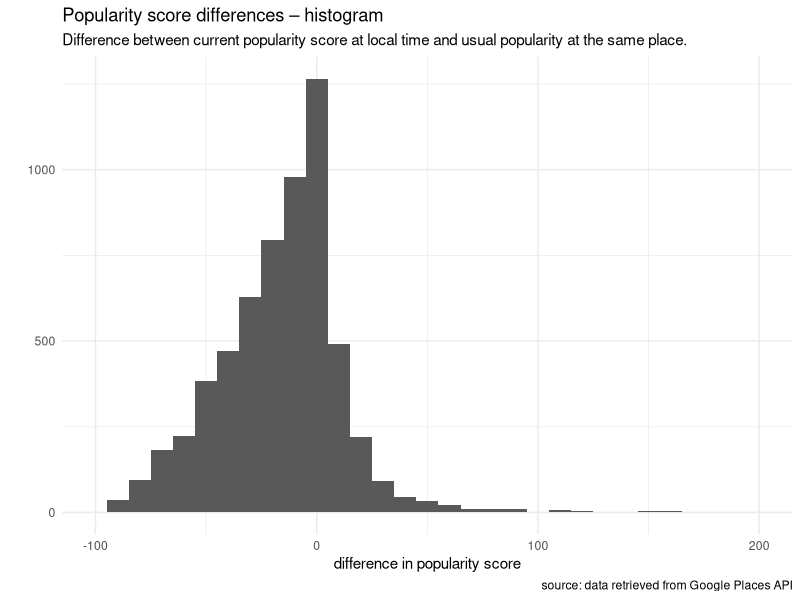
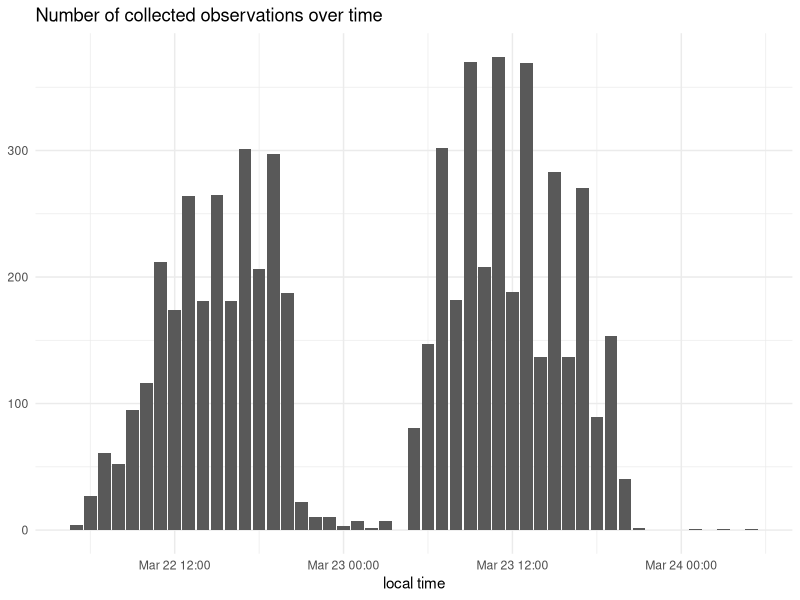
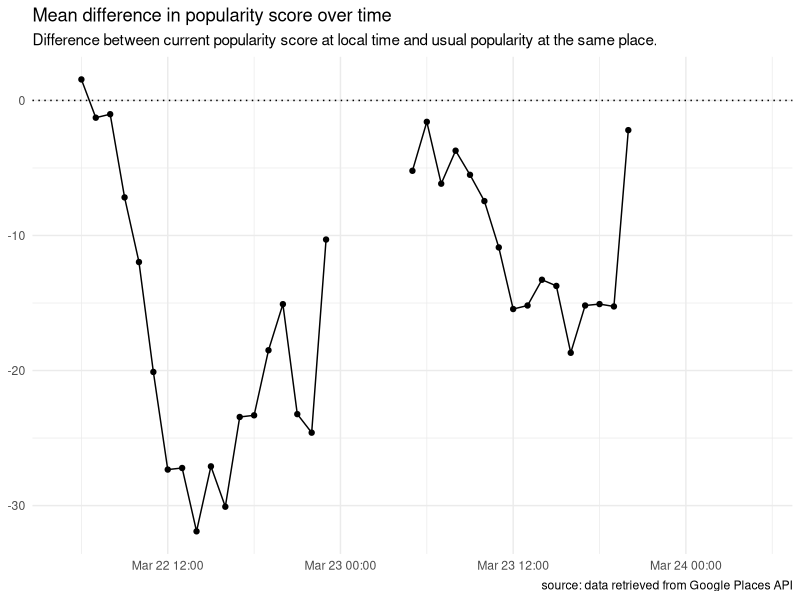
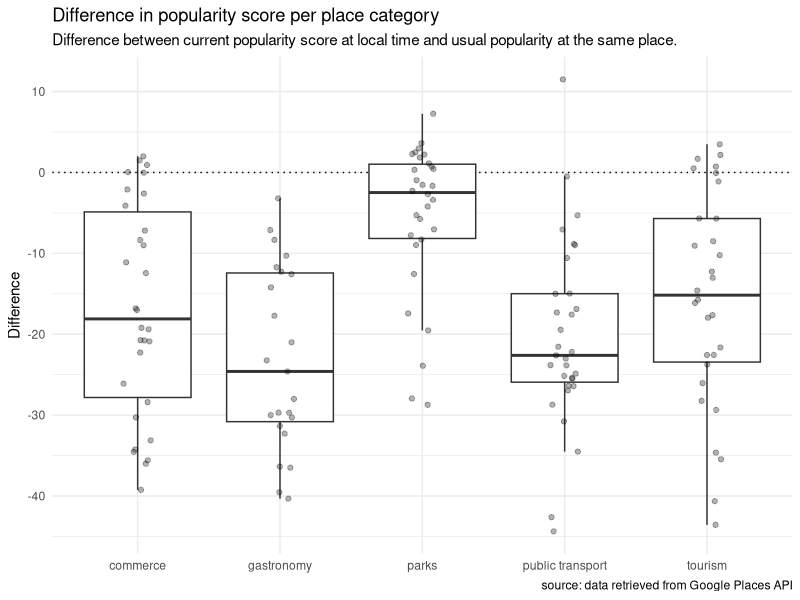
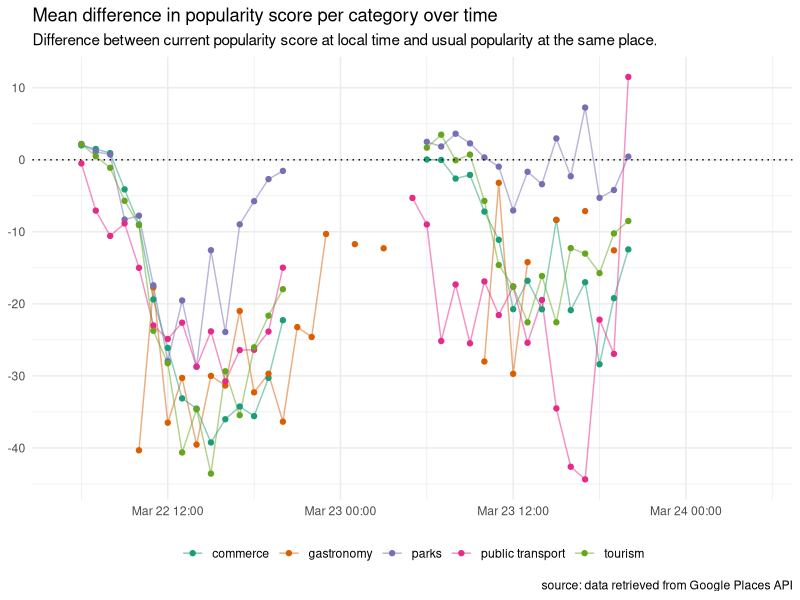
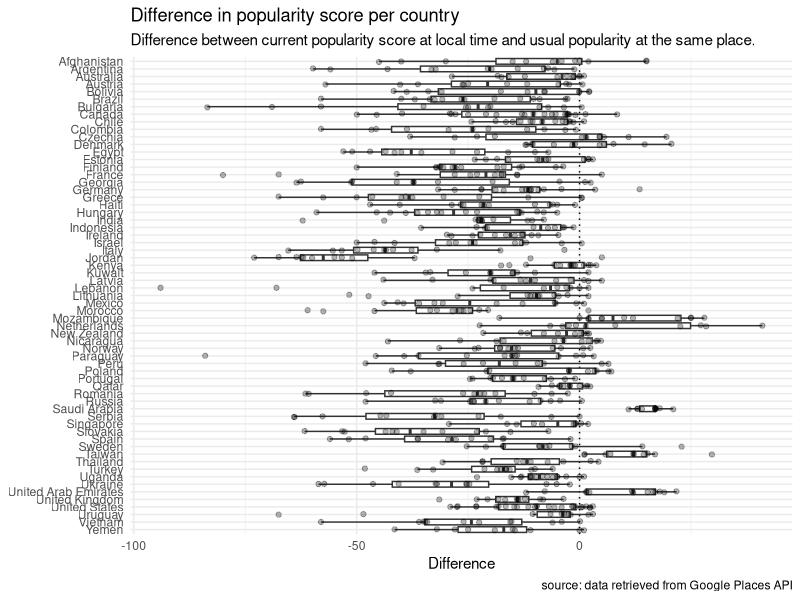
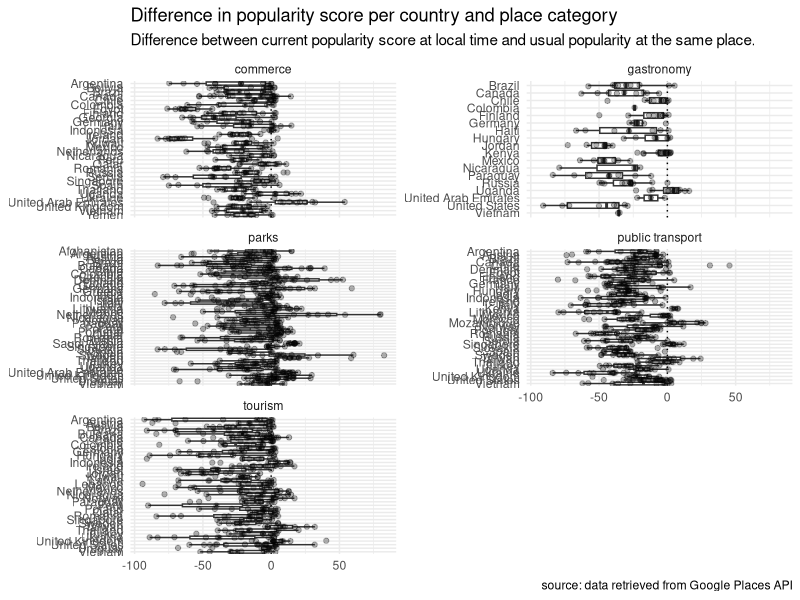
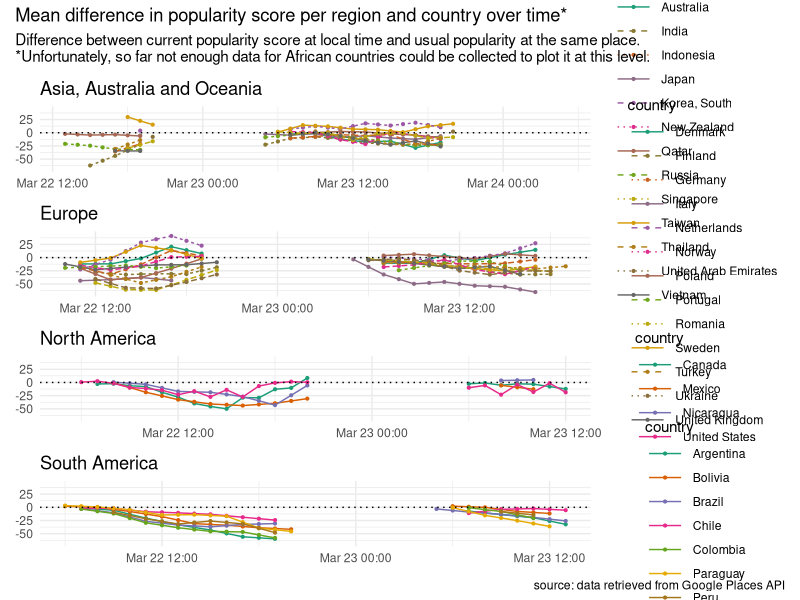

Here is the R script that generated these plots, in order:
## ---- chunk 1
knitr::opts_chunk$set(echo = TRUE)
## ---- chunk 2
library(dplyr)
library(ggplot2)
library(lubridate)
library(patchwork)
library(RColorBrewer)
## ---- chunk 3
poi <- read.csv('../data/places_of_interest_tz.csv', stringsAsFactors = FALSE)
head(poi)
## ---- chunk 4
regions <- read.csv('../data/regions.csv', stringsAsFactors = FALSE)
poi <- left_join(poi, regions, by = 'country')
stopifnot(sum(is.na(poi$region)) == 0)

query_categ <- read.csv('../data/query_categories.csv', stringsAsFactors = FALSE)
poi <- left_join(poi, query_categ, by = 'query')
stopifnot(sum(is.na(poi$category)) == 0)

head(poi)
## ---- chunk 5
poptime <- read.csv('../data/popularity.csv', stringsAsFactors = FALSE)
head(poptime)
## ---- chunk 6
pop <- left_join(poptime, poi, by = 'place_id')
stopifnot(sum(is.na(pop$name)) == 0)
head(pop)
## ---- chunk 7
pop$local_time <- ymd_h(paste(pop$local_date, pop$local_hour))
select(pop, local_date, local_hour, local_time) %>% sample_n(20)
## ---- chunk 8
pop$pop_diff <- pop$current_pop - pop$usual_pop

# reduced dataset:
popsm <- select(pop, region, country, city, category, query, name, local_time, pop_diff)
head(popsm)
## ---- chunk 9
plot_subtitle <- 'Difference between current popularity score at local time and usual popularity at the same place.'
plot_caption <- 'source: data retrieved from Google Places API'
## ---- chunk 10
c(mean(popsm$pop_diff), sd(popsm$pop_diff), median(popsm$pop_diff))
## ---- chunk 11
qplot(popsm$pop_diff, binwidth = 10) +
    scale_x_continuous(limits = c(-100, 200)) +
    xlab('difference in popularity score') +
    labs(title = 'Popularity score differences – histogram',
         subtitle = plot_subtitle,
         caption = plot_caption) +
    theme_minimal()
## ---- chunk 12
popglob <- group_by(popsm, local_time) %>% summarise(diff_mean = mean(pop_diff), diff_sd = sd(pop_diff), n = n())
head(popglob)
## ---- chunk 13
qplot(popglob$local_time, popglob$n, geom = 'col') +
    xlab('local time') +
    ggtitle('Number of collected observations over time') +
    theme_minimal() + theme(axis.title.y = element_blank())
## ---- chunk 14
# set values with very few observations to NA to produce gaps in plot
low_obs_to_NA <- function(df, col, thresh) {
    df[[col]] <- ifelse(df$n < thresh, NA, df[[col]])
    df
}

popglob <- low_obs_to_NA(popglob, 'diff_mean', thresh = 10)
head(popglob)
## ---- chunk 15
ggplot(popglob, aes(x = local_time, y = diff_mean)) +
    geom_line(linetype = 1) +
    geom_point() +
    geom_hline(yintercept = 0, linetype = 3) +
    xlab(NULL) + ylab(NULL) +
    labs(title = 'Mean difference in popularity score over time',
         subtitle = plot_subtitle,
         caption = plot_caption) +
    theme_minimal()
## ---- chunk 16
poplocality <- group_by(popsm, local_time, category) %>%
    summarise(diff_mean = mean(pop_diff), diff_sd = sd(pop_diff), n = n()) %>%
    ungroup() %>%
    arrange(local_time, category)
poplocality <- low_obs_to_NA(poplocality, 'diff_mean', thresh = 5)
head(poplocality)
## ---- chunk 17
ggplot(filter(poplocality, !is.na(diff_mean)), aes(x = category, y = diff_mean)) +
    geom_hline(yintercept = 0, linetype = 3) +
    geom_boxplot(outlier.shape = NA) +
    geom_jitter(width = 0.1, alpha = 0.3) +
    xlab(NULL) +
    ylab('Difference') +
    labs(title = 'Difference in popularity score per place category',
         subtitle = plot_subtitle,
         caption = plot_caption) +
    theme_minimal()
## ---- chunk 18
fill_time_gaps <- function(grp, group_var, y_var) {
    grp <- select(grp, local_time, group_var, y_var)
    time_range <- range(grp$local_time)
    time_seq <- seq(time_range[1], time_range[2], by = 'hour')
    time_fill <- time_seq[!(time_seq %in% grp$local_time)]
    if (length(time_fill) > 0) {
        filldf <- data.frame(local_time = time_fill,
                             diff_mean = NA,
                             stringsAsFactors = FALSE)
        filldf[[group_var]] <- rep(unique(pull(grp, group_var)), times = length(time_fill))
        bind_rows(grp, filldf)
    } else {
        grp
    }
}

poplocality <- group_by(poplocality, category) %>%
    do(fill_time_gaps(., group_var = 'category', y_var = 'diff_mean')) %>%
    arrange(local_time, category) %>%
    ungroup()
## ---- chunk 19
ggplot(poplocality, aes(x = local_time, y = diff_mean, color = category)) +
    geom_line(linetype = 1, alpha = 0.5) +
    geom_point() +
    geom_hline(yintercept = 0, linetype = 3) +
    scale_color_brewer(palette = 'Dark2') +
    xlab(NULL) + ylab(NULL) +
    labs(title = 'Mean difference in popularity score per category over time',
         subtitle = plot_subtitle,
         caption = plot_caption) +
    theme_minimal() + theme(legend.title = element_blank(), legend.position = 'bottom')
## ---- chunk 20
popcountry <- group_by(popsm, local_time, region, country) %>%
    summarise(diff_mean = mean(pop_diff), diff_sd = sd(pop_diff), n = n()) %>%
    ungroup()
head(popcountry)
## ---- chunk 21
min_n_obs_countries <- count(popcountry, country) %>%
    filter(n >= 10) %>%
    pull(country)
popcountry_filt <- filter(popcountry, country %in% min_n_obs_countries)

ggplot(popcountry_filt, aes(x = country, y = diff_mean)) +
    geom_hline(yintercept = 0, linetype = 3) +
    geom_boxplot(outlier.shape = NA) +
    geom_jitter(width = 0.1, alpha = 0.3) +
    scale_x_discrete(limits = rev(sort(unique(popcountry_filt$country)))) +
    coord_flip() + 
    xlab(NULL) +
    ylab('Difference') +
    labs(title = 'Difference in popularity score per country',
         subtitle = plot_subtitle,
         caption = plot_caption) +
    theme_minimal()
## ---- chunk 22
popcountry_cats <- group_by(popsm, local_time, country, category) %>%
    summarise(diff_mean = mean(pop_diff), diff_sd = sd(pop_diff), n = n()) %>%
    ungroup()
head(popcountry_cats)
## ---- chunk 23
min_n_obs_countries <- count(popcountry_cats, country, category) %>%
    filter(n >= 10) %>%
    pull(country)
popcountry_cats_filt <- filter(popcountry_cats, country %in% min_n_obs_countries)
head(popcountry_cats_filt)
## ---- chunk 24
ggplot(popcountry_cats_filt, aes(x = reorder(country, desc(country)), y = diff_mean)) +
    geom_hline(yintercept = 0, linetype = 3) +
    geom_boxplot(outlier.shape = NA) +
    geom_jitter(width = 0.1, height = 0.2, alpha = 0.3) +
    coord_flip() +
    facet_wrap(~ category, ncol = 2, scales = 'free_y') +
    xlab(NULL) +
    ylab(NULL) +
    labs(title = 'Difference in popularity score per country and place category',
         subtitle = plot_subtitle,
         caption = plot_caption) +
    theme_minimal()
## ---- chunk 25
popcountry_ts <- low_obs_to_NA(popcountry, 'diff_mean', thresh = 5)
head(popcountry_ts)
## ---- chunk 26
regplots <- list()
yminmax <- range(popcountry_ts$diff_mean, na.rm = TRUE)

for (reg in sort(unique(popcountry_ts$region))) {
    regdata <- filter(popcountry_ts, region == reg)
    no_obs_countries <- group_by(regdata, country) %>%
        summarise(n_not_NA = sum(!is.na(diff_mean))) %>%
        filter(n_not_NA == 0) %>%
        pull(country)
    regdata <- filter(regdata, !(country %in% no_obs_countries))

    regdata <- group_by(regdata, country) %>%
        do(fill_time_gaps(., group_var = 'country', y_var = 'diff_mean')) %>%
        arrange(local_time, country) %>%
        ungroup()
    
    # linearly approx. gaps of max. two NA values
    regdata <- group_by(regdata, country) %>%
        do(data.frame(local_time = .$local_time,
                      country = .$country,
                      diff_mean = zoo::na.approx(.$diff_mean, maxgap = 3, na.rm = FALSE)))

    regcountries <- sort(unique(regdata$country))
    n_countries <- length(regcountries)
    
    if (n_countries > 8) {
        country_colors <- colorRampPalette(brewer.pal(name = 'Dark2', n = 8))(n_countries)
        country_linetypes <- data.frame(
            country = regcountries,
            linetype = as.factor(rep(1:3, times = ceiling(n_countries / 3))[1:n_countries])
        )
        regdata <- left_join(regdata, country_linetypes, by = 'country')
        line_mapping <- aes(linetype = linetype)
        line_guide_override <- list(linetype = as.integer(country_linetypes$linetype))
    } else {
        country_colors <- brewer.pal(name = 'Dark2', n = max(3, n_countries))
        line_mapping <- NULL
        line_guide_override <- list()
    }
    
    if (sum(!is.na(regdata$diff_mean)) >= length(unique(regdata$local_time))) {
        p <- ggplot(regdata, aes(x = local_time, y = diff_mean, color = country)) +
                geom_line(line_mapping) +
                geom_point(size = 0.75) +
                geom_hline(yintercept = 0, linetype = 3) +
                scale_color_manual(values = country_colors,
                                   guide = guide_legend(
                                       override.aes = line_guide_override,
                                       keywidth = 2
                                   )) +
                scale_y_continuous(limits = yminmax + c(-3, 3)) +
                scale_linetype(guide = FALSE) +
                ggtitle(reg) +
                xlab(NULL) + ylab(NULL) +
                theme_minimal()
        regplots[[reg]] <- p
    }
}

wrap_plots(regplots, ncol = 1) +
    plot_annotation(title = 'Mean difference in popularity score per region and country over time*',
                    subtitle = paste0(plot_subtitle, '\n*Unfortunately, so far not enough data for African countries could be collected to plot it at this level.'),
                    caption = plot_caption)
